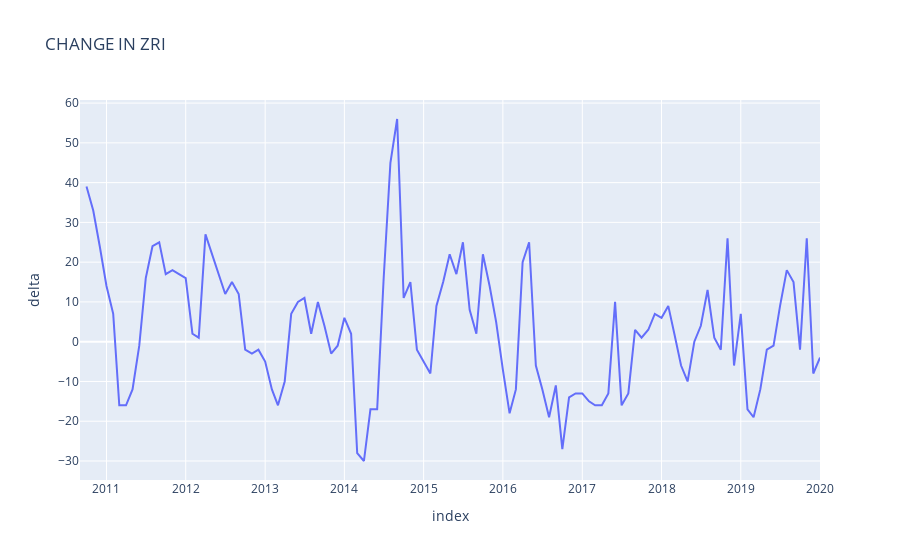

Notebook cell for this chart:
### Code cell
fig = px.line(data_frame = Boken, x = 'index',y = 'delta',title = 'CHANGE IN ZRI')
fig.show()

### Figure 1 — Plotly figure (JSON) as saved in the notebook; plotly's stock layout.template omitted (floating-point values rounded to 4 significant figures)
{"data": [{"hovertemplate": "index=%{x}<br>delta=%{y}<extra></extra>", "legendgroup": "", "line": {"color": "#636efa", "dash": "solid"}, "mode": "lines", "name": "", "orientation": "v", "showlegend": false, "type": "scatter", "x": ["2010-09", "2010-10", "2010-11", "2010-12", "2011-01", "2011-02", "2011-03", "2011-04", "2011-05", "2011-06", "2011-07", "2011-08", "2011-09", "2011-10", "2011-11", "2011-12", "2012-01", "2012-02", "2012-03", "2012-04", "2012-05", "2012-06", "2012-07", "2012-08", "2012-09", "2012-10", "2012-11", "2012-12", "2013-01", "2013-02", "2013-03", "2013-04", "2013-05", "2013-06", "2013-07", "2013-08", "2013-09", "2013-10", "2013-11", "2013-12", "2014-01", "2014-02", "2014-03", "2014-04", "2014-05", "2014-06", "2014-07", "2014-08", "2014-09", "2014-10", "2014-11", "2014-12", "2015-01", "2015-02", "2015-03", "2015-04", "2015-05", "2015-06", "2015-07", "2015-08", "2015-09", "2015-10", "2015-11", "2015-12", "2016-01", "2016-02", "2016-03", "2016-04", "2016-05", "2016-06", "2016-07", "2016-08", "2016-09", "2016-10", "2016-11", "2016-12", "2017-01", "2017-02", "2017-03", "2017-04", "2017-05", "2017-06", "2017-07", "2017-08", "2017-09", "2017-10", "2017-11", "2017-12", "2018-01", "2018-02", "2018-03", "2018-04", "2018-05", "2018-06", "2018-07", "2018-08", "2018-09", "2018-10", "2018-11", "2018-12", "2019-01", "2019-02", "2019-03", "2019-04", "2019-05", "2019-06", "2019-07", "2019-08", "2019-09", "2019-10", "2019-11", "2019-12", "2020-01"], "xaxis": "x", "y": [null, 39, 33, 24, 14, 7, -16, -16, -12, -1, 16, 24, 25, 17, 18, 17, 16, 2, 1, 27, 22, 17, 12, 15, 12, -2, -3, -2, -5, -12, -16, -10, 7, 10, 11, 2, 10, 4, -3, -1, 6, 2, -28, -30, -17, -17, 16, 45, 56, 11, 15, -2, -5, -8, 9, 15, 22, 17, 25, 8, 2, 22, 14, 5, -7, -18, -12, 20, 25, -6, -12, -19, -11, -27, -14, -13, -13, -15, -16, -16, -13, 10, -16, -13, 3, 1, 3, 7, 6, 9, 2, -6, -10, 0, 4, 13, 1, -2, 26, -6, 7, -17, -19, -12, -2, -1, 9, 18, 15, -2, 26, -8, -4], "yaxis": "y"}], "layout": {"legend": {"tracegroupgap": 0}, "title": {"text": "CHANGE IN ZRI"}, "xaxis": {"anchor": "y", "domain": [0, 1], "title": {"text": "index"}}, "yaxis": {"anchor": "x", "domain": [0, 1], "title": {"text": "delta"}}}}
